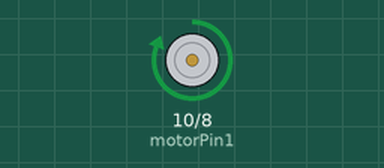
This sketch was run on a simulated Arduino Uno, built with avr-gcc and run on an emulated ATmega328P. On the bench: motor-driver pin pairs drawn as motors (green arrow = first pin HIGH = forward, orange = second pin HIGH = backward, longer = more drive, scaled by the enable pin).

Above: at 1.0 s.
At 2.5 s:
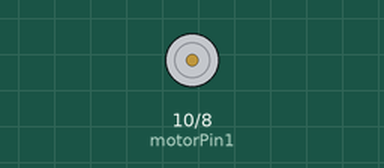
At 4.0 s:
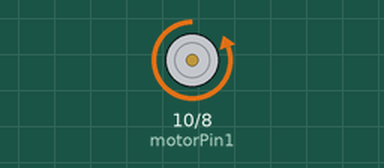
Timing chart, 0 to 7.8 s (numbered marks = the images above):
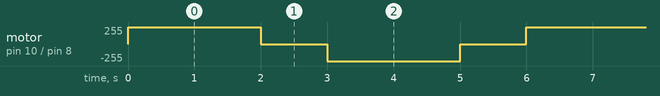

The sketch:

test_code_driver_L298N.ino
```cpp
int motorPin1 = 10;
int motorPin2 = 8;
int enablePin = 9;

void setup() {
  pinMode(motorPin1,OUTPUT);
  pinMode(motorPin2,OUTPUT);
  pinMode(enablePin,OUTPUT);
}

void loop() {
  digitalWrite(motorPin1, HIGH);
  digitalWrite(motorPin2, LOW);

  lancerRotationMoteurPontA();

  digitalWrite(motorPin1, LOW);
  digitalWrite(motorPin2, HIGH);

  lancerRotationMoteurPontA();
}

void lancerRotationMoteurPontA() {
  digitalWrite(enablePin, HIGH);
  delay(2000);

  digitalWrite(enablePin, LOW);
  delay(1000);
}
```

Measured:
- by itself, motor on pin 10 (motorPin1) / pin 8 (motorPin2): repeats every 6.0 s: stopped 1.0 s, backward 255/255 2.0 s, stopped 1.0 s, forward 255/255 2.0 s
